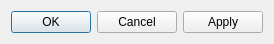
<?xml version="1.0" encoding="UTF-8"?>
<ui version="4.0">
 <class>PluginSettingsDialog</class>
 <widget class="QDialog" name="PluginSettingsDialog">
  <property name="windowModality">
   <enum>Qt::WindowModal</enum>
  </property>
  <property name="geometry">
   <rect>
    <x>0</x>
    <y>0</y>
    <width>266</width>
    <height>37</height>
   </rect>
  </property>
  <property name="windowTitle">
   <string>SettingsDialog</string>
  </property>
  <layout class="QVBoxLayout" name="verticalLayout">
   <item>
    <widget class="QDialogButtonBox" name="buttonBox">
     <property name="standardButtons">
      <set>QDialogButtonBox::Apply|QDialogButtonBox::Cancel|QDialogButtonBox::Ok</set>
     </property>
    </widget>
   </item>
  </layout>
 </widget>
 <resources/>
 <connections>
  <connection>
   <sender>buttonBox</sender>
   <signal>accepted()</signal>
   <receiver>PluginSettingsDialog</receiver>
   <slot>accept()</slot>
   <hints>
    <hint type="sourcelabel">
     <x>248</x>
     <y>254</y>
    </hint>
    <hint type="destinationlabel">
     <x>157</x>
     <y>274</y>
    </hint>
   </hints>
  </connection>
  <connection>
   <sender>buttonBox</sender>
   <signal>rejected()</signal>
   <receiver>PluginSettingsDialog</receiver>
   <slot>reject()</slot>
   <hints>
    <hint type="sourcelabel">
     <x>316</x>
     <y>260</y>
    </hint>
    <hint type="destinationlabel">
     <x>286</x>
     <y>274</y>
    </hint>
   </hints>
  </connection>
 </connections>
</ui>
